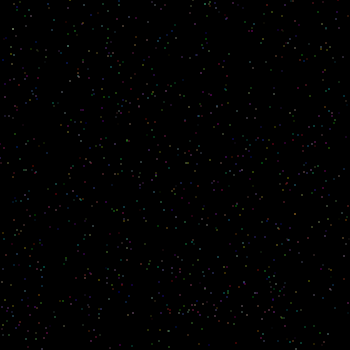
Frame 1 (no input)
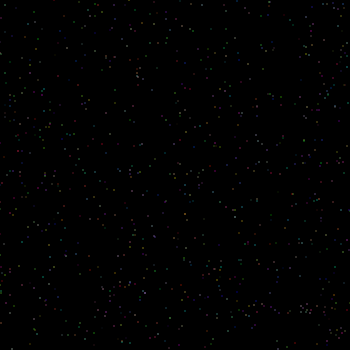
Frame 60 (the mouse pressed at the canvas centre just before this capture)
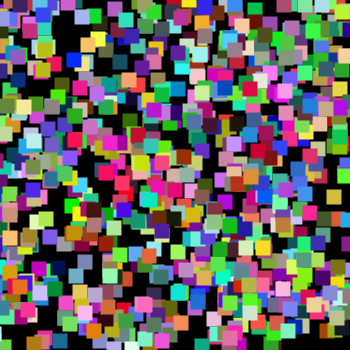
Frame 120 (the mouse held since frame 60 and released just before this capture)

The Processing sketch that drew these frames (run headless with seeded random() and noise(); from frame 60 on, the mouse is pressed at the canvas centre):

// Processing sketch: sketch_1000_Farben
// ── sketch_1000_Farben.pde
Car bmw[] = new Car[999];
Car audi;
int r,g,b;
int x= 1;

void setup(){
   size (350, 350);
   for(int i=0; i < bmw.length;i++){
     int ranX = int(random(width));
     int ranY = int(random(height));
     int ranS = int(random(1,6));
     r = int(random(255));
     g = int(random(255));
     b = int(random(255));
     noStroke();
     
     
     bmw[i] = new Car(ranX,ranY,ranS);
     bmw[i].carColor(r,g,b);

   }
   
   audi = new Car(10,80,1);
}

void draw(){
  background(0);
  r = int(random(255));
  g = int(random(255));
  b = int(random(255));
  for (int i=0; i < bmw.length; i++){
  bmw[i].display();
  bmw[i].drive();
  }
  
  if(mousePressed){
    x = 15;
  }
  else{
  x=1;
  }
  audi.carColor(r,g,b);
  audi.display();
  audi.drive();
}





// ── car_class.pde
class Car{
  int posX;
  int posY;
  int speed;
  color carColor = color(255, 255, 255);
  
  Car(int getX, int getY, int getS){
  posX = getX;
  posY = getY;
  speed = getS;
  //farbe = getColor;
  }

  void display(){
  fill(carColor);
  rectMode(CENTER);
  rect(posX,posY,x,x);
  }
  
  void drive(){
    if(posX >= width){
      posX = -50;
    }
    else{  
     posX += speed;
    }
  }
  void carColor(int r,int g, int b){
     carColor = color(r,g,b);
  
  }
}
